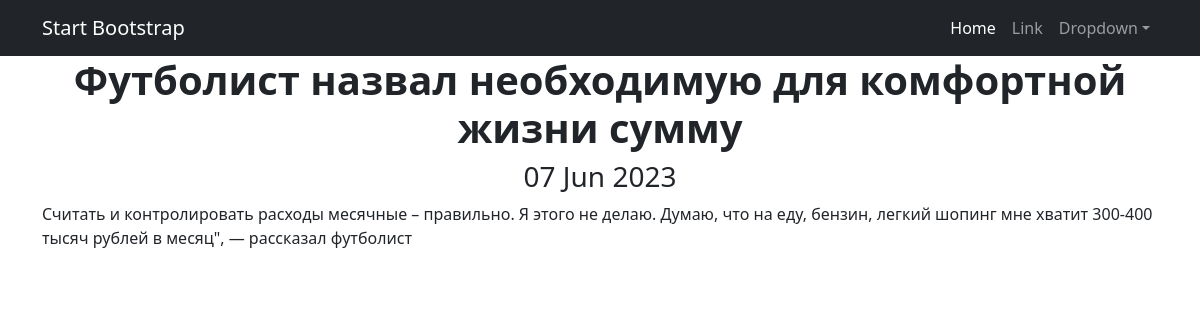
The page /content/4 on the database its author committed.
### Composition/models.py (models this page shows, shortened)
class Post(models.Model):
    NEWS = 'NW'
    ARTICLE = 'AR'
    author = models.ForeignKey(Author, on_delete=models.CASCADE)
    postType = models.CharField(max_length=2, choices=POST_TYPES, default=NEWS)
    addTime = models.DateTimeField(auto_now_add=True)
    postCategory = models.ManyToManyField("Category", through='PostCategory')
    title = models.CharField(max_length=128)
    content = models.TextField()
    postRating = models.SmallIntegerField(default=0)

### Composition/views.py (the view)
# urls.py: path('<int:pk>', NewsDetail.as_view(), name='news_detail'),
class NewsDetail(DetailView):
    model = Post
    template_name = 'news.html'
    context_object_name = 'news'

### Composition/templatetags/custom_filters.py (called while the page is built)
@register.filter()
def censor(content):
    text = content.split()
    for i, word in enumerate(text):
        if word in bad_words:
            text[i] = word[0] + '***'
    return ' '.join(text)

### templates/news.html (shortened to what this page needs)
{% extends 'flatpages/default.html' %}
{% load custom_filters %}
{% block content %}
<h1><b>{{news.title|censor}}</b></h1>
<h3>{{news.addTime|date:'d M Y'}}</h3>
<p align="left">{{news.content|censor}}</p>
{% endblock content %}

### rows shown on the page
Post: title|censor "Футболист назвал необходимую для комфортной жизни сумму", addTime "07 Jun 2023", content|censor "Считать и контролировать расходы месячные – правильно. Я этого не делаю. Думаю, что на еду, бензин, легкий шопинг мне хватит 300-400 тысяч рублей в месяц\", — рассказал футболист"
